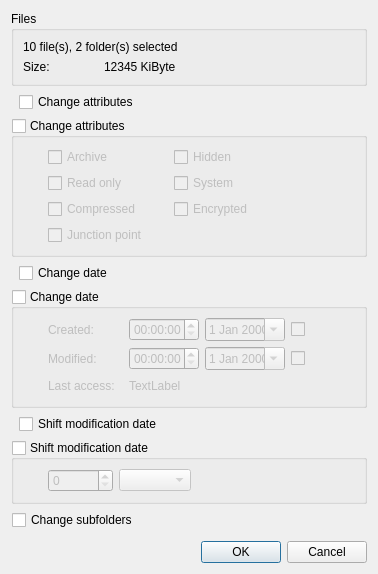
<?xml version="1.0" encoding="UTF-8"?>
<ui version="4.0">
 <class>AttributesDateDialog</class>
 <widget class="QDialog" name="AttributesDateDialog">
  <property name="geometry">
   <rect>
    <x>0</x>
    <y>0</y>
    <width>378</width>
    <height>564</height>
   </rect>
  </property>
  <property name="sizePolicy">
   <sizepolicy hsizetype="Ignored" vsizetype="Ignored">
    <horstretch>0</horstretch>
    <verstretch>0</verstretch>
   </sizepolicy>
  </property>
  <property name="minimumSize">
   <size>
    <width>378</width>
    <height>0</height>
   </size>
  </property>
  <property name="maximumSize">
   <size>
    <width>378</width>
    <height>16777215</height>
   </size>
  </property>
  <property name="windowTitle">
   <string>Attributes &amp; Date</string>
  </property>
  <layout class="QGridLayout" name="gridLayout_4">
   <item row="0" column="0">
    <layout class="QGridLayout" name="gridLayout">
     <item row="0" column="0">
      <widget class="QGroupBox" name="groupBoxFiles">
       <property name="sizePolicy">
        <sizepolicy hsizetype="Preferred" vsizetype="Preferred">
         <horstretch>0</horstretch>
         <verstretch>0</verstretch>
        </sizepolicy>
       </property>
       <property name="title">
        <string>Files</string>
       </property>
       <layout class="QFormLayout" name="formLayout_4">
        <item row="0" column="0">
         <layout class="QVBoxLayout" name="verticalLayout">
          <item>
           <widget class="QLabel" name="labelSelectedFiles">
            <property name="sizePolicy">
             <sizepolicy hsizetype="Preferred" vsizetype="Minimum">
              <horstretch>0</horstretch>
              <verstretch>0</verstretch>
             </sizepolicy>
            </property>
            <property name="text">
             <string>10 file(s), 2 folder(s) selected</string>
            </property>
           </widget>
          </item>
          <item>
           <layout class="QHBoxLayout" name="horizontalLayout_5">
            <item>
             <widget class="QLabel" name="labelSelectionSize">
              <property name="sizePolicy">
               <sizepolicy hsizetype="Fixed" vsizetype="Preferred">
                <horstretch>0</horstretch>
                <verstretch>0</verstretch>
               </sizepolicy>
              </property>
              <property name="minimumSize">
               <size>
                <width>75</width>
                <height>0</height>
               </size>
              </property>
              <property name="text">
               <string>Size:</string>
              </property>
             </widget>
            </item>
            <item>
             <widget class="QLabel" name="labelSelectionSizeValue">
              <property name="sizePolicy">
               <sizepolicy hsizetype="Preferred" vsizetype="Minimum">
                <horstretch>0</horstretch>
                <verstretch>0</verstretch>
               </sizepolicy>
              </property>
              <property name="text">
               <string>12345 KiByte</string>
              </property>
             </widget>
            </item>
           </layout>
          </item>
         </layout>
        </item>
       </layout>
      </widget>
     </item>
     <item row="1" column="0">
      <layout class="QHBoxLayout" name="horizontalLayout_3">
       <item>
        <spacer name="horizontalSpacer_11">
         <property name="orientation">
          <enum>Qt::Horizontal</enum>
         </property>
         <property name="sizeType">
          <enum>QSizePolicy::Fixed</enum>
         </property>
         <property name="sizeHint" stdset="0">
          <size>
           <width>8</width>
           <height>20</height>
          </size>
         </property>
        </spacer>
       </item>
       <item>
        <widget class="QCheckBox" name="checkBoxChangeAttributes">
         <property name="text">
          <string>Change attributes</string>
         </property>
        </widget>
       </item>
      </layout>
     </item>
     <item row="2" column="0">
      <widget class="QGroupBox" name="groupBoxAttributes">
       <property name="title">
        <string>Change attributes</string>
       </property>
       <property name="checkable">
        <bool>true</bool>
       </property>
       <property name="checked">
        <bool>false</bool>
       </property>
       <layout class="QFormLayout" name="formLayout_3">
        <item row="0" column="0">
         <layout class="QGridLayout" name="gridLayout_2">
          <item row="0" column="0">
           <spacer name="horizontalSpacer_4">
            <property name="orientation">
             <enum>Qt::Horizontal</enum>
            </property>
            <property name="sizeType">
             <enum>QSizePolicy::Fixed</enum>
            </property>
            <property name="sizeHint" stdset="0">
             <size>
              <width>25</width>
              <height>20</height>
             </size>
            </property>
           </spacer>
          </item>
          <item row="0" column="1">
           <widget class="QCheckBox" name="checkAttribArchive">
            <property name="minimumSize">
             <size>
              <width>120</width>
              <height>0</height>
             </size>
            </property>
            <property name="text">
             <string>Archive</string>
            </property>
            <property name="tristate">
             <bool>true</bool>
            </property>
           </widget>
          </item>
          <item row="0" column="2">
           <widget class="QCheckBox" name="checkAttribHidden">
            <property name="sizePolicy">
             <sizepolicy hsizetype="Expanding" vsizetype="Fixed">
              <horstretch>0</horstretch>
              <verstretch>0</verstretch>
             </sizepolicy>
            </property>
            <property name="text">
             <string>Hidden</string>
            </property>
            <property name="tristate">
             <bool>true</bool>
            </property>
           </widget>
          </item>
          <item row="1" column="0">
           <spacer name="horizontalSpacer">
            <property name="orientation">
             <enum>Qt::Horizontal</enum>
            </property>
            <property name="sizeType">
             <enum>QSizePolicy::Fixed</enum>
            </property>
            <property name="sizeHint" stdset="0">
             <size>
              <width>25</width>
              <height>20</height>
             </size>
            </property>
           </spacer>
          </item>
          <item row="1" column="1">
           <widget class="QCheckBox" name="checkAttribReadOnly">
            <property name="minimumSize">
             <size>
              <width>120</width>
              <height>0</height>
             </size>
            </property>
            <property name="text">
             <string>Read only</string>
            </property>
            <property name="tristate">
             <bool>true</bool>
            </property>
           </widget>
          </item>
          <item row="1" column="2">
           <widget class="QCheckBox" name="checkAttribSystem">
            <property name="sizePolicy">
             <sizepolicy hsizetype="Expanding" vsizetype="Fixed">
              <horstretch>0</horstretch>
              <verstretch>0</verstretch>
             </sizepolicy>
            </property>
            <property name="text">
             <string>System</string>
            </property>
            <property name="tristate">
             <bool>true</bool>
            </property>
           </widget>
          </item>
          <item row="2" column="0">
           <spacer name="horizontalSpacer_2">
            <property name="orientation">
             <enum>Qt::Horizontal</enum>
            </property>
            <property name="sizeType">
             <enum>QSizePolicy::Fixed</enum>
            </property>
            <property name="sizeHint" stdset="0">
             <size>
              <width>25</width>
              <height>20</height>
             </size>
            </property>
           </spacer>
          </item>
          <item row="2" column="1">
           <widget class="QCheckBox" name="checkAttribCompressed">
            <property name="enabled">
             <bool>false</bool>
            </property>
            <property name="minimumSize">
             <size>
              <width>120</width>
              <height>0</height>
             </size>
            </property>
            <property name="text">
             <string>Compressed</string>
            </property>
            <property name="tristate">
             <bool>true</bool>
            </property>
           </widget>
          </item>
          <item row="2" column="2">
           <widget class="QCheckBox" name="checkAttribEncrypted">
            <property name="enabled">
             <bool>false</bool>
            </property>
            <property name="sizePolicy">
             <sizepolicy hsizetype="Expanding" vsizetype="Fixed">
              <horstretch>0</horstretch>
              <verstretch>0</verstretch>
             </sizepolicy>
            </property>
            <property name="text">
             <string>Encrypted</string>
            </property>
            <property name="tristate">
             <bool>true</bool>
            </property>
           </widget>
          </item>
          <item row="3" column="0">
           <spacer name="horizontalSpacer_3">
            <property name="orientation">
             <enum>Qt::Horizontal</enum>
            </property>
            <property name="sizeType">
             <enum>QSizePolicy::Fixed</enum>
            </property>
            <property name="sizeHint" stdset="0">
             <size>
              <width>25</width>
              <height>20</height>
             </size>
            </property>
           </spacer>
          </item>
          <item row="3" column="1" colspan="2">
           <widget class="QCheckBox" name="checkAttribJunctionPoint">
            <property name="enabled">
             <bool>false</bool>
            </property>
            <property name="minimumSize">
             <size>
              <width>120</width>
              <height>0</height>
             </size>
            </property>
            <property name="text">
             <string>Junction point</string>
            </property>
            <property name="tristate">
             <bool>true</bool>
            </property>
           </widget>
          </item>
         </layout>
        </item>
       </layout>
      </widget>
     </item>
     <item row="3" column="0">
      <layout class="QHBoxLayout" name="horizontalLayout_4">
       <item>
        <spacer name="horizontalSpacer_12">
         <property name="orientation">
          <enum>Qt::Horizontal</enum>
         </property>
         <property name="sizeType">
          <enum>QSizePolicy::Fixed</enum>
         </property>
         <property name="sizeHint" stdset="0">
          <size>
           <width>8</width>
           <height>20</height>
          </size>
         </property>
        </spacer>
       </item>
       <item>
        <widget class="QCheckBox" name="checkBoxChangeDate">
         <property name="text">
          <string>Change date</string>
         </property>
        </widget>
       </item>
      </layout>
     </item>
     <item row="4" column="0">
      <widget class="QGroupBox" name="groupBoxDate">
       <property name="title">
        <string>Change date</string>
       </property>
       <property name="checkable">
        <bool>true</bool>
       </property>
       <property name="checked">
        <bool>false</bool>
       </property>
       <layout class="QGridLayout" name="gridLayout_3">
        <item row="0" column="0">
         <layout class="QVBoxLayout" name="verticalLayout_2">
          <item>
           <layout class="QHBoxLayout" name="horizontalLayout_8">
            <item>
             <spacer name="horizontalSpacer_6">
              <property name="orientation">
               <enum>Qt::Horizontal</enum>
              </property>
              <property name="sizeType">
               <enum>QSizePolicy::Fixed</enum>
              </property>
              <property name="sizeHint" stdset="0">
               <size>
                <width>25</width>
                <height>20</height>
               </size>
              </property>
             </spacer>
            </item>
            <item>
             <widget class="QLabel" name="labelCreationTime">
              <property name="sizePolicy">
               <sizepolicy hsizetype="Fixed" vsizetype="Preferred">
                <horstretch>0</horstretch>
                <verstretch>0</verstretch>
               </sizepolicy>
              </property>
              <property name="minimumSize">
               <size>
                <width>75</width>
                <height>0</height>
               </size>
              </property>
              <property name="text">
               <string>Created:</string>
              </property>
             </widget>
            </item>
            <item>
             <widget class="QTimeEdit" name="timeEditCreationTime">
              <property name="minimumSize">
               <size>
                <width>70</width>
                <height>0</height>
               </size>
              </property>
              <property name="maximumSize">
               <size>
                <width>70</width>
                <height>16777215</height>
               </size>
              </property>
             </widget>
            </item>
            <item>
             <widget class="QDateEdit" name="dateEditCreationTime">
              <property name="minimumSize">
               <size>
                <width>80</width>
                <height>0</height>
               </size>
              </property>
              <property name="maximumSize">
               <size>
                <width>80</width>
                <height>16777215</height>
               </size>
              </property>
              <property name="calendarPopup">
               <bool>true</bool>
              </property>
             </widget>
            </item>
            <item>
             <widget class="QCheckBox" name="checkCreationTime">
              <property name="minimumSize">
               <size>
                <width>16</width>
                <height>16</height>
               </size>
              </property>
              <property name="maximumSize">
               <size>
                <width>16</width>
                <height>16</height>
               </size>
              </property>
              <property name="toolTip">
               <string>check to change creation time</string>
              </property>
              <property name="text">
               <string notr="true"/>
              </property>
             </widget>
            </item>
            <item>
             <widget class="QPushButton" name="pushButtonCopyCreationTime">
              <property name="minimumSize">
               <size>
                <width>16</width>
                <height>16</height>
               </size>
              </property>
              <property name="maximumSize">
               <size>
                <width>16</width>
                <height>16</height>
               </size>
              </property>
              <property name="toolTip">
               <string>copy creation date to modification date</string>
              </property>
              <property name="text">
               <string notr="true"/>
              </property>
              <property name="icon">
               <iconset>
                <normaloff>:/images/images/copy_down16.png</normaloff>:/images/images/copy_down16.png</iconset>
              </property>
              <property name="flat">
               <bool>true</bool>
              </property>
             </widget>
            </item>
            <item>
             <widget class="QPushButton" name="pushButtonActualTime">
              <property name="minimumSize">
               <size>
                <width>16</width>
                <height>16</height>
               </size>
              </property>
              <property name="maximumSize">
               <size>
                <width>16</width>
                <height>16</height>
               </size>
              </property>
              <property name="toolTip">
               <string>use actual time</string>
              </property>
              <property name="text">
               <string notr="true"/>
              </property>
              <property name="icon">
               <iconset>
                <normaloff>:/images/images/clock16.png</normaloff>:/images/images/clock16.png</iconset>
              </property>
              <property name="flat">
               <bool>true</bool>
              </property>
             </widget>
            </item>
           </layout>
          </item>
          <item>
           <layout class="QHBoxLayout" name="horizontalLayout_7">
            <item>
             <spacer name="horizontalSpacer_7">
              <property name="orientation">
               <enum>Qt::Horizontal</enum>
              </property>
              <property name="sizeType">
               <enum>QSizePolicy::Fixed</enum>
              </property>
              <property name="sizeHint" stdset="0">
               <size>
                <width>25</width>
                <height>20</height>
               </size>
              </property>
             </spacer>
            </item>
            <item>
             <widget class="QLabel" name="labelModificationTime">
              <property name="sizePolicy">
               <sizepolicy hsizetype="Fixed" vsizetype="Preferred">
                <horstretch>0</horstretch>
                <verstretch>0</verstretch>
               </sizepolicy>
              </property>
              <property name="minimumSize">
               <size>
                <width>75</width>
                <height>0</height>
               </size>
              </property>
              <property name="text">
               <string>Modified:</string>
              </property>
             </widget>
            </item>
            <item>
             <widget class="QTimeEdit" name="timeEditModificationTime">
              <property name="minimumSize">
               <size>
                <width>70</width>
                <height>0</height>
               </size>
              </property>
              <property name="maximumSize">
               <size>
                <width>70</width>
                <height>16777215</height>
               </size>
              </property>
             </widget>
            </item>
            <item>
             <widget class="QDateEdit" name="dateEditModificationTime">
              <property name="minimumSize">
               <size>
                <width>80</width>
                <height>0</height>
               </size>
              </property>
              <property name="maximumSize">
               <size>
                <width>80</width>
                <height>16777215</height>
               </size>
              </property>
              <property name="calendarPopup">
               <bool>true</bool>
              </property>
             </widget>
            </item>
            <item>
             <widget class="QCheckBox" name="checkModificationTime">
              <property name="minimumSize">
               <size>
                <width>16</width>
                <height>16</height>
               </size>
              </property>
              <property name="maximumSize">
               <size>
                <width>16</width>
                <height>16</height>
               </size>
              </property>
              <property name="toolTip">
               <string>check to change modification time</string>
              </property>
              <property name="text">
               <string notr="true"/>
              </property>
             </widget>
            </item>
            <item>
             <widget class="QPushButton" name="pushButtonCopyModificationTime">
              <property name="minimumSize">
               <size>
                <width>16</width>
                <height>16</height>
               </size>
              </property>
              <property name="maximumSize">
               <size>
                <width>16</width>
                <height>16</height>
               </size>
              </property>
              <property name="toolTip">
               <string>copy modification date to creation date</string>
              </property>
              <property name="text">
               <string notr="true"/>
              </property>
              <property name="icon">
               <iconset>
                <normaloff>:/images/images/copy_up16.png</normaloff>:/images/images/copy_up16.png</iconset>
              </property>
              <property name="flat">
               <bool>true</bool>
              </property>
             </widget>
            </item>
            <item>
             <widget class="QPushButton" name="pushButtonActualTime2">
              <property name="minimumSize">
               <size>
                <width>16</width>
                <height>16</height>
               </size>
              </property>
              <property name="maximumSize">
               <size>
                <width>16</width>
                <height>16</height>
               </size>
              </property>
              <property name="toolTip">
               <string>use actual time</string>
              </property>
              <property name="text">
               <string notr="true"/>
              </property>
              <property name="icon">
               <iconset>
                <normaloff>:/images/images/clock16.png</normaloff>:/images/images/clock16.png</iconset>
              </property>
              <property name="flat">
               <bool>true</bool>
              </property>
             </widget>
            </item>
           </layout>
          </item>
          <item>
           <layout class="QHBoxLayout" name="horizontalLayout_6">
            <item>
             <spacer name="horizontalSpacer_8">
              <property name="orientation">
               <enum>Qt::Horizontal</enum>
              </property>
              <property name="sizeType">
               <enum>QSizePolicy::Fixed</enum>
              </property>
              <property name="sizeHint" stdset="0">
               <size>
                <width>25</width>
                <height>20</height>
               </size>
              </property>
             </spacer>
            </item>
            <item>
             <widget class="QLabel" name="labelLastAccessTime">
              <property name="sizePolicy">
               <sizepolicy hsizetype="Fixed" vsizetype="Preferred">
                <horstretch>0</horstretch>
                <verstretch>0</verstretch>
               </sizepolicy>
              </property>
              <property name="minimumSize">
               <size>
                <width>75</width>
                <height>0</height>
               </size>
              </property>
              <property name="text">
               <string>Last access:</string>
              </property>
             </widget>
            </item>
            <item>
             <widget class="QLabel" name="labelLastAccessTimeData">
              <property name="sizePolicy">
               <sizepolicy hsizetype="Expanding" vsizetype="Preferred">
                <horstretch>0</horstretch>
                <verstretch>0</verstretch>
               </sizepolicy>
              </property>
              <property name="minimumSize">
               <size>
                <width>0</width>
                <height>0</height>
               </size>
              </property>
              <property name="text">
               <string>TextLabel</string>
              </property>
             </widget>
            </item>
           </layout>
          </item>
         </layout>
        </item>
       </layout>
      </widget>
     </item>
     <item row="5" column="0">
      <layout class="QHBoxLayout" name="horizontalLayout_9">
       <item>
        <spacer name="horizontalSpacer_13">
         <property name="orientation">
          <enum>Qt::Horizontal</enum>
         </property>
         <property name="sizeType">
          <enum>QSizePolicy::Fixed</enum>
         </property>
         <property name="sizeHint" stdset="0">
          <size>
           <width>8</width>
           <height>20</height>
          </size>
         </property>
        </spacer>
       </item>
       <item>
        <widget class="QCheckBox" name="checkBoxShiftModificationDate">
         <property name="text">
          <string>Shift modification date</string>
         </property>
        </widget>
       </item>
      </layout>
     </item>
     <item row="6" column="0">
      <widget class="QGroupBox" name="groupBoxShiftModificationDate">
       <property name="title">
        <string>Shift modification date</string>
       </property>
       <property name="checkable">
        <bool>true</bool>
       </property>
       <property name="checked">
        <bool>false</bool>
       </property>
       <layout class="QFormLayout" name="formLayout_2">
        <item row="0" column="0">
         <layout class="QHBoxLayout" name="horizontalLayout">
          <item>
           <spacer name="horizontalSpacer_5">
            <property name="orientation">
             <enum>Qt::Horizontal</enum>
            </property>
            <property name="sizeType">
             <enum>QSizePolicy::Fixed</enum>
            </property>
            <property name="sizeHint" stdset="0">
             <size>
              <width>25</width>
              <height>20</height>
             </size>
            </property>
           </spacer>
          </item>
          <item>
           <widget class="QSpinBox" name="spinBoxTimeShift">
            <property name="sizePolicy">
             <sizepolicy hsizetype="Fixed" vsizetype="Fixed">
              <horstretch>0</horstretch>
              <verstretch>0</verstretch>
             </sizepolicy>
            </property>
            <property name="minimumSize">
             <size>
              <width>65</width>
              <height>0</height>
             </size>
            </property>
           </widget>
          </item>
          <item>
           <widget class="QComboBox" name="comboBoxTimeShift">
            <property name="sizePolicy">
             <sizepolicy hsizetype="Fixed" vsizetype="Fixed">
              <horstretch>0</horstretch>
              <verstretch>0</verstretch>
             </sizepolicy>
            </property>
            <property name="minimumSize">
             <size>
              <width>65</width>
              <height>0</height>
             </size>
            </property>
           </widget>
          </item>
          <item>
           <spacer name="horizontalSpacer_9">
            <property name="orientation">
             <enum>Qt::Horizontal</enum>
            </property>
            <property name="sizeHint" stdset="0">
             <size>
              <width>40</width>
              <height>20</height>
             </size>
            </property>
           </spacer>
          </item>
         </layout>
        </item>
       </layout>
      </widget>
     </item>
     <item row="7" column="0">
      <layout class="QHBoxLayout" name="horizontalLayout_2">
       <item>
        <spacer name="horizontalSpacer_10">
         <property name="orientation">
          <enum>Qt::Horizontal</enum>
         </property>
         <property name="sizeType">
          <enum>QSizePolicy::Fixed</enum>
         </property>
         <property name="sizeHint" stdset="0">
          <size>
           <width>1</width>
           <height>20</height>
          </size>
         </property>
        </spacer>
       </item>
       <item>
        <widget class="QCheckBox" name="checkChangeSubfolders">
         <property name="text">
          <string>Change subfolders</string>
         </property>
        </widget>
       </item>
      </layout>
     </item>
     <item row="8" column="0">
      <spacer name="verticalSpacer_2">
       <property name="orientation">
        <enum>Qt::Vertical</enum>
       </property>
       <property name="sizeType">
        <enum>QSizePolicy::MinimumExpanding</enum>
       </property>
       <property name="sizeHint" stdset="0">
        <size>
         <width>20</width>
         <height>5</height>
        </size>
       </property>
      </spacer>
     </item>
     <item row="9" column="0">
      <widget class="QDialogButtonBox" name="buttonBox">
       <property name="orientation">
        <enum>Qt::Horizontal</enum>
       </property>
       <property name="standardButtons">
        <set>QDialogButtonBox::Cancel|QDialogButtonBox::Ok</set>
       </property>
      </widget>
     </item>
    </layout>
   </item>
  </layout>
 </widget>
 <resources/>
 <connections>
  <connection>
   <sender>buttonBox</sender>
   <signal>accepted()</signal>
   <receiver>AttributesDateDialog</receiver>
   <slot>accept()</slot>
   <hints>
    <hint type="sourcelabel">
     <x>248</x>
     <y>254</y>
    </hint>
    <hint type="destinationlabel">
     <x>157</x>
     <y>274</y>
    </hint>
   </hints>
  </connection>
  <connection>
   <sender>buttonBox</sender>
   <signal>rejected()</signal>
   <receiver>AttributesDateDialog</receiver>
   <slot>reject()</slot>
   <hints>
    <hint type="sourcelabel">
     <x>316</x>
     <y>260</y>
    </hint>
    <hint type="destinationlabel">
     <x>286</x>
     <y>274</y>
    </hint>
   </hints>
  </connection>
 </connections>
</ui>
